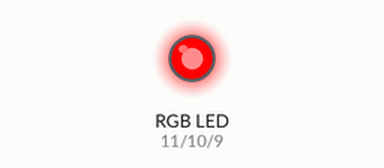
Bench run of a sketch on a simulated Arduino Uno, built with avr-gcc and run on an emulated ATmega328P. Shown: an RGB LED mixed from three pins (HIGH = lit).

Above: at 0.2 s.
At 0.7 s:
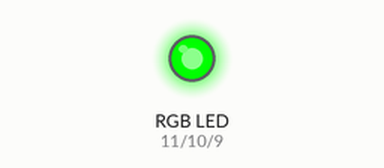
At 2.7 s:
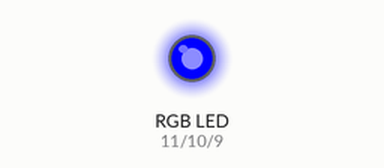
Timing chart, 0 to 3.5 s (numbered marks = the images above):
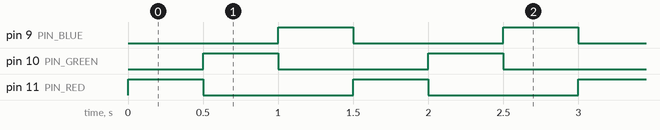

Measured:
- by itself, pin 9 (PIN_BLUE), pin 10 (PIN_GREEN), pin 11 (PIN_RED): alternates HIGH for 0.50 s and LOW for 1.0 s
- by itself, everything shown: repeats every 1.5 s, in 3 steps

The sketch:

RGBDemo.ino
```cpp
#define PIN_RED 11
#define PIN_GREEN 10
#define PIN_BLUE 9

int timeout = 500;

void setup() {
  Serial.begin(9600);
  pinMode(PIN_RED, OUTPUT);
  pinMode(PIN_GREEN, OUTPUT);
  pinMode(PIN_BLUE, OUTPUT);
}

void loop() {
  analogWrite(PIN_RED, 255);
  analogWrite(PIN_GREEN, 0);
  analogWrite(PIN_BLUE, 0);
  delay(timeout);
  analogWrite(PIN_RED, 0);
  analogWrite(PIN_GREEN, 255);
  analogWrite(PIN_BLUE, 0);
  delay(timeout);
  analogWrite(PIN_RED, 0);
  analogWrite(PIN_GREEN, 0);
  analogWrite(PIN_BLUE, 255);
  delay(timeout);

}
```
